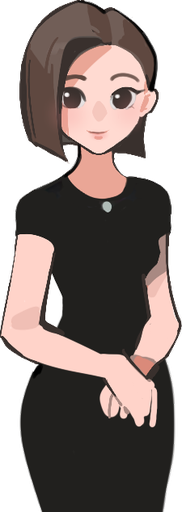
#> input picture Assets/Resources/Art/Portraits/lin_cai/neutral.png, 182 x 512 px
$ python -i apply_new_art.py   (imports and definitions only)
#> lines starting #> are read from the running program, lines starting #| are printed output that depends on the picture; after the words box and inside, x2 and y2 are one past the last pixel; in counts of white or black regions, pixels touching at a corner belong together
#> further down, picture is the input picture: PIL image 182x512 RGBA; mean R, G, B, A 84.3, 71.7, 68, 191.2
# -*- coding: utf-8 -*-
"""
一次性脚本：把美术交付的「立绘」「场景素材」替换进游戏资源目录。
- 立绘 -> Assets/Resources/Art/Portraits/<char>/<state>.png（裁到不透明包围盒，脚底贴齐、尺寸一致）
- 场景素材 -> Assets/Resources/Art/Props/<name>.png（同样裁边）
- BE.png（1920x1080 整图）-> Assets/Resources/Art/Endings/lose.png（失败结算大图）

用法：先把两个 zip 用 GBK 文件名解压到 %TEMP%/gmtk_art_in（见对话里的解压命令），再在仓库根目录执行：
    python tools/apply_new_art.py
"""
import os
from PIL import Image, ImageFilter

SRC = os.path.expandvars(r"%TEMP%\gmtk_art_in")
LIHUI = os.path.join(SRC, "lihui", "立绘")
SCENE = os.path.join(SRC, "scene", "场景素材")
ART = os.path.join("Assets", "Resources", "Art")

# 立绘中文名 -> 目标（相对 Art/）。变体顺序按对话状态：neutral / reveal / 阶段。
PORTRAITS = {
    "林采.png": "Portraits/lin_cai/neutral.png",
    "王建国.png": "Portraits/wang_jianguo/neutral.png",
    "陈维.png": "Portraits/chen_wei/neutral.png",
    "苏晴.png": "Portraits/su_qing/neutral.png",
    "方晓.png": "Portraits/fang_xiao/neutral.png",
    "陆远.png": "Portraits/lu_yuan/neutral.png",
    "安安.png": "Portraits/an_an/neutral.png",
    "程书.png": "Portraits/cheng_shu/neutral.png",
    "女学生1.png": "Portraits/shrink_girl/neutral.png",
    "女学生2.png": "Portraits/shrink_girl/reveal.png",
    "韩露1.png": "Portraits/han_lu/neutral.png",
    "韩露2.png": "Portraits/han_lu/reveal.png",
    "顾映.png": "Portraits/gu_ying/neutral.png",
    "顾映乐.png": "Portraits/gu_ying/reveal_smile.png",
    "顾映悲.png": "Portraits/gu_ying/reveal_sad.png",
    "吴昂1.png": "Portraits/wu_ang/neutral.png",
    "吴昂2.png": "Portraits/wu_ang/s2.png",
    "吴昂3.png": "Portraits/wu_ang/s3.png",
    "魏大爷1.png": "Portraits/wei_daye/neutral.png",
    "魏大爷2.png": "Portraits/wei_daye/anxious.png",
    "魏大爷3.png": "Portraits/wei_daye/horror.png",
}

# 场景素材中文名 -> 目标（相对 Art/）
PROPS = {
    "树.png": "Props/tree.png",
    "灌木.png": "Props/bush.png",
    "椅子.png": "Props/chair.png",
    "垃圾桶.png": "Props/trashcan.png",
    "健身器材.png": "Props/gym.png",
}


def crop_to_alpha(im, pad=2):
    im = im.convert("RGBA")
    bbox = im.getchannel("A").getbbox()
    if not bbox:
        return im
    l, t, r, b = bbox
    l = max(0, l - pad); t = max(0, t - pad)
    r = min(im.width, r + pad); b = min(im.height, b + pad)
    return im.crop((l, t, r, b))


# 立绘统一到同一画布：裁掉原图周围的透明留白，等比放大到贴合固定画框，脚底居中贴底。
# 这样所有立绘「同尺寸、同画框」，角色又能填满画框显得更大；宽度固定所以不会压到台词。
PORTRAIT_CW, PORTRAIT_CH = 640, 900


def robust_content_bbox(im):
    """求人物包围盒，先做形态学开运算(腐蚀)去掉细小杂点/线，避免个别立绘上的
    孤立笔触把包围盒撑大（如顾映右侧的小杂点导致整体被缩小、偏左）。"""
    a = im.getchannel("A").point(lambda v: 255 if v > 16 else 0)
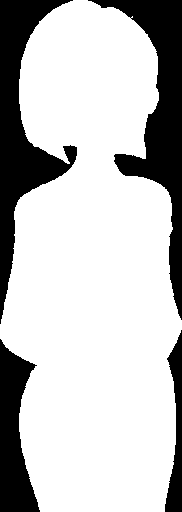
#> a: PIL image 182x512 L; 75.7% white; 4 black regions, box (x1, y1, x2, y2) and area: (88, 0, 182, 320) 8520, (0, 0, 77, 324) 8277, (0, 339, 40, 512) 4231, (165, 330, 182, 512) 1660
    eroded = a.filter(ImageFilter.MinFilter(7))   # 腐蚀 ~3px，抹掉细于 6px 的杂线
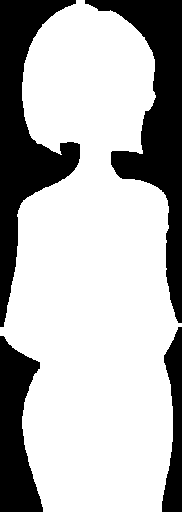
#> eroded: PIL image 182x512 L; 70.6% white; 4 black regions, box (x1, y1, x2, y2) and area: (85, 0, 182, 323) 10149, (0, 0, 80, 327) 9967, (0, 336, 43, 512) 4989, (162, 327, 182, 512) 2325
    bb = eroded.getbbox() or a.getbbox()
#> bb = (0, 0, 182, 512)
    if bb is None:
        return None
    l, t, r, b = bb
#> l = 0; t = 0; r = 182; b = 512
    return (max(0, l - 3), max(0, t - 3), min(im.width, r + 3), min(im.height, b + 3))


def normalize_portrait(im):
    im = im.convert("RGBA")
    bbox = robust_content_bbox(im)
#> bbox = (0, 0, 182, 512)
    if not bbox:
        return im.resize((PORTRAIT_CW, PORTRAIT_CH))
    content = im.crop(bbox)
    cw, ch = content.size
#> cw = 182; ch = 512
    s = min(PORTRAIT_CW / cw, PORTRAIT_CH / ch)   # 等比缩放，铺满画框但不裁掉人物
#> s = 1.76
    nw, nh = max(1, int(round(cw * s))), max(1, int(round(ch * s)))
#> nw = 320; nh = 900
    content = content.resize((nw, nh), Image.LANCZOS)
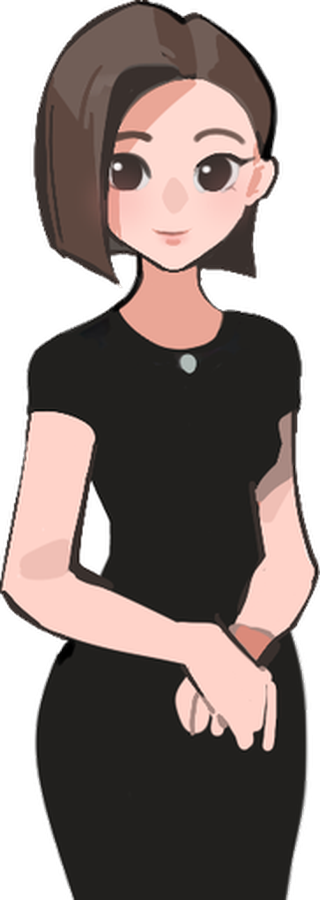
#> content: PIL image 320x900 RGBA; mean R, G, B, A 85.3, 72.8, 69, 191.2; transparent parts drawn white
    canvas = Image.new("RGBA", (PORTRAIT_CW, PORTRAIT_CH), (0, 0, 0, 0))
#> canvas: PIL image 640x900 RGBA; every value is 0
    canvas.alpha_composite(content, ((PORTRAIT_CW - nw) // 2, PORTRAIT_CH - nh))  # 水平居中 + 贴底
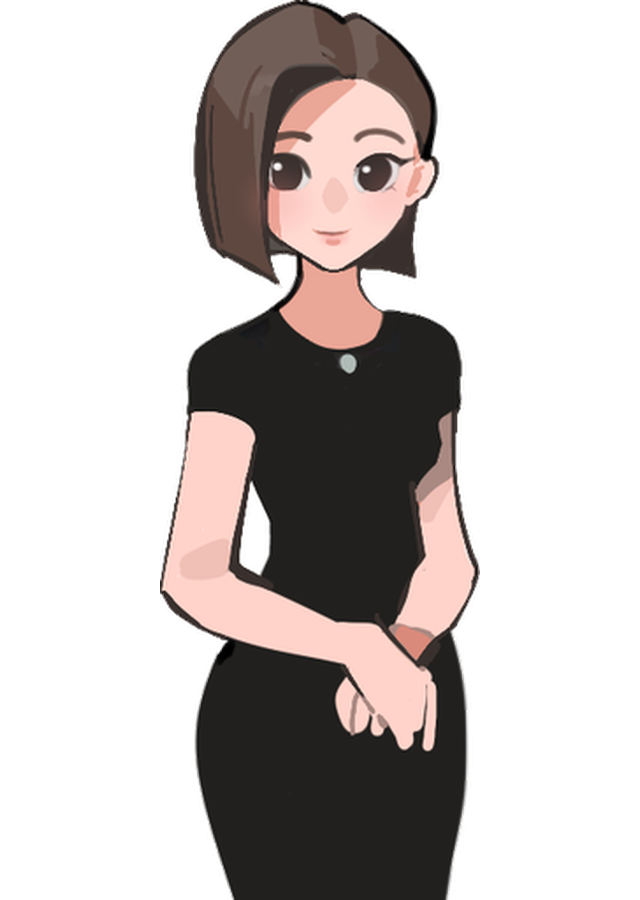
#> canvas: PIL image 640x900 RGBA; mean R, G, B, A 42.6, 36.4, 34.5, 95.6; transparent parts drawn white
    return canvas


def save(im, rel):
    dst = os.path.join(ART, *rel.split("/"))
    os.makedirs(os.path.dirname(dst), exist_ok=True)
    im.save(dst)
    print(f"  -> {rel}  ({im.width}x{im.height})")


def main():
    done = missing = 0
    print("[立绘]")
    # 立绘统一归一化到 640x900 画框：角色填满画框（更大）、同尺寸、脚底贴底、宽度固定不压字。
    for name, rel in PORTRAITS.items():
        src = os.path.join(LIHUI, name)
        if not os.path.exists(src):
            print(f"  !! 缺文件: {name}"); missing += 1; continue
        save(normalize_portrait(Image.open(src)), rel); done += 1

    print("[场景素材]")
    for name, rel in PROPS.items():
        src = os.path.join(SCENE, name)
        if not os.path.exists(src):
            print(f"  !! 缺文件: {name}"); missing += 1; continue
        save(crop_to_alpha(Image.open(src)), rel); done += 1

    print("[结算大图]")
    be = os.path.join(LIHUI, "BE.png")
    if os.path.exists(be):
        save(Image.open(be).convert("RGBA"), "Endings/lose.png"); done += 1
    else:
        print("  !! 缺 BE.png"); missing += 1

    print(f"\n完成：{done} 个，缺失：{missing} 个")


# [2 lines not run here, left out]

>>> from PIL import Image
>>> picture = Image.open('../Assets/Resources/Art/Portraits/lin_cai/neutral.png')
>>> result = normalize_portrait(picture)

$ run again, on Assets/Art/Generated/photo_evidence_frames.png
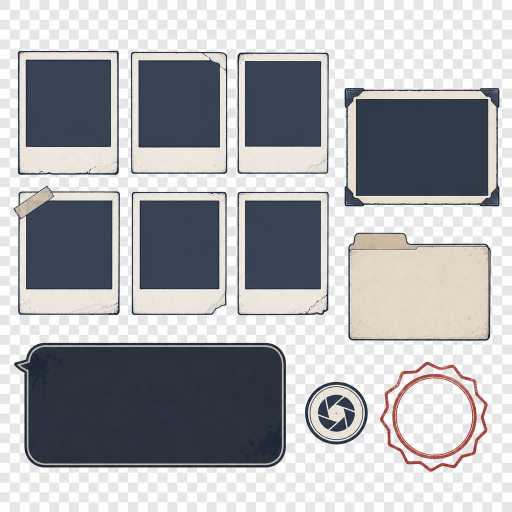
#> input picture Assets/Art/Generated/photo_evidence_frames.png, 1024 x 1024 px (shown at 1/2 size)
#> picture is the input picture: PIL image 1024x1024 RGB; mean R, G, B 170.8, 171.9, 175.2
#> a: PIL image 1024x1024 L; every value is 255
#> bb = (0, 0, 1024, 1024)
#> l = 0; r = 1024
#> bbox = (0, 0, 1024, 1024)
#> in normalize_portrait, `content = content.resize((nw, nh), Image.LANCZOS)`:
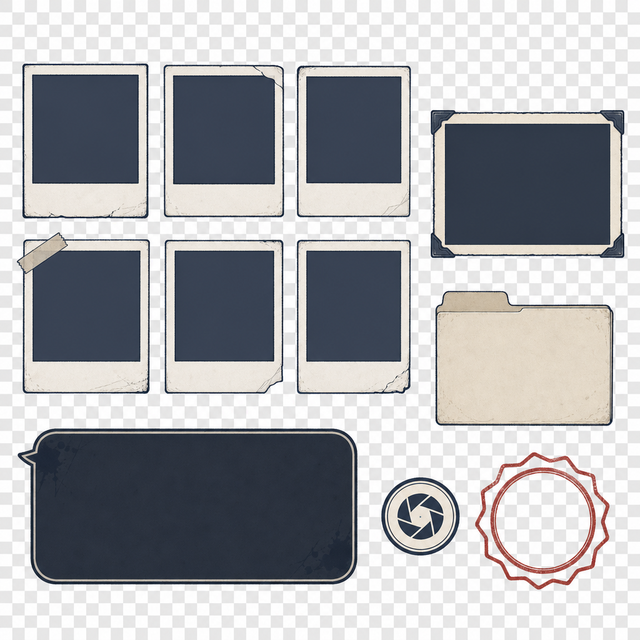
#> content: PIL image 640x640 RGBA; mean R, G, B, A 170.7, 171.8, 175.2, 255
#> in normalize_portrait, `canvas.alpha_composite(content, ((PORTRAIT_CW - nw) // 2, PORTRAIT_CH ..`:
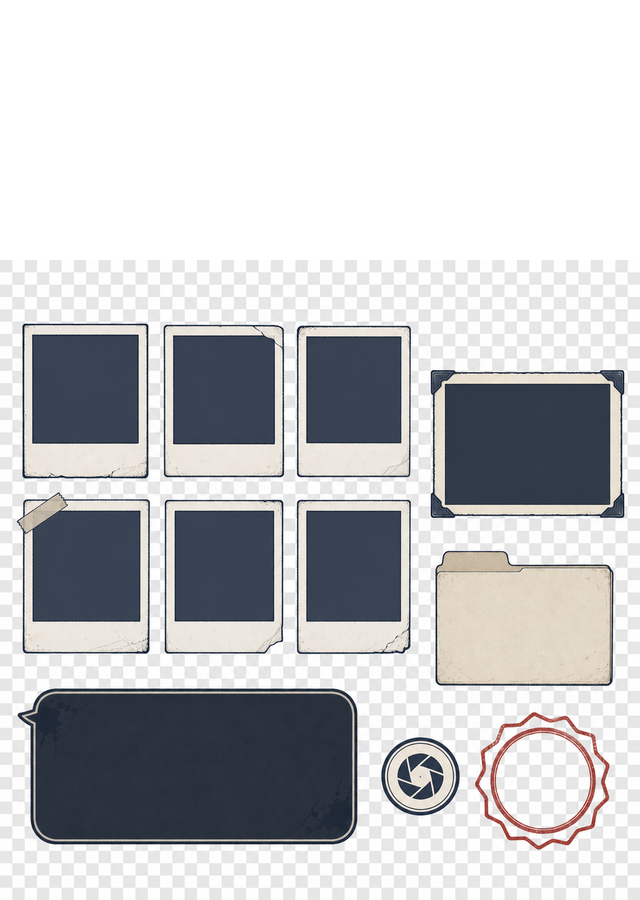
#> canvas: PIL image 640x900 RGBA; mean R, G, B, A 121.4, 122.2, 124.6, 181.3; transparent parts drawn white
